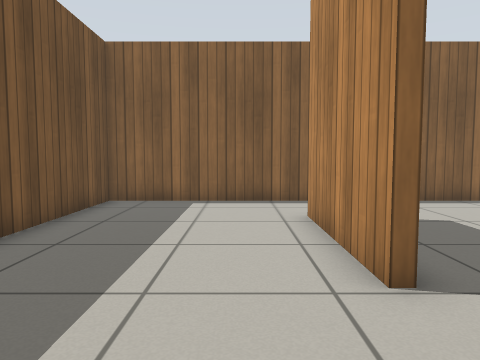
View 1 (above)

15 first-person views from a walk through a world built for the Gazebo simulator. The camera is 0.72 m above the floor, tilts 4° down and sees 70° across. The floor is counted in squares, 0.5 m on a side. Each view is taken from the middle of a square. On the plan, view 1 faces up. The plan holds only what a view shows up to about 15 squares ahead; the rest is blank. Robots are left out. Gazebo's built-in surfaces are drawn with simple patterns.

View 2
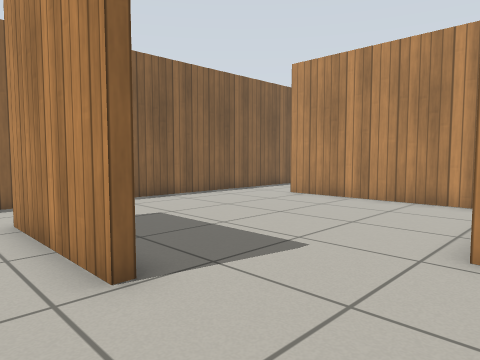

View 3
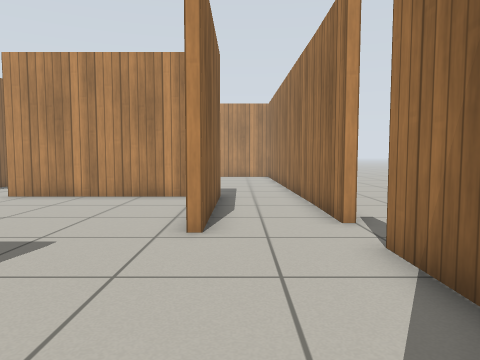

View 4
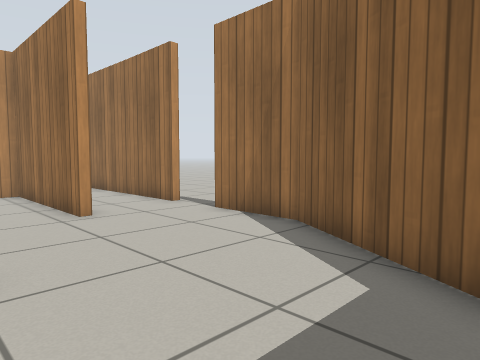

View 5
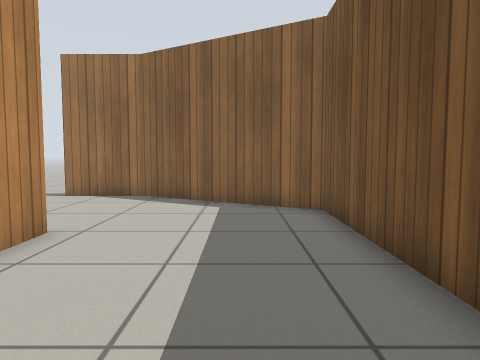

View 6
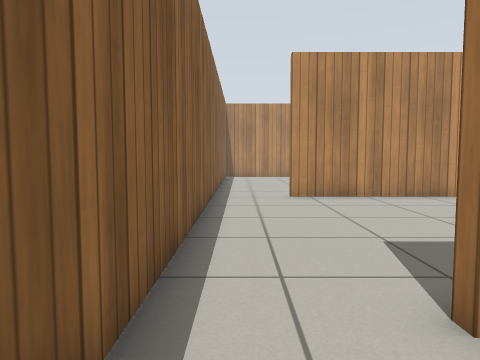

View 7
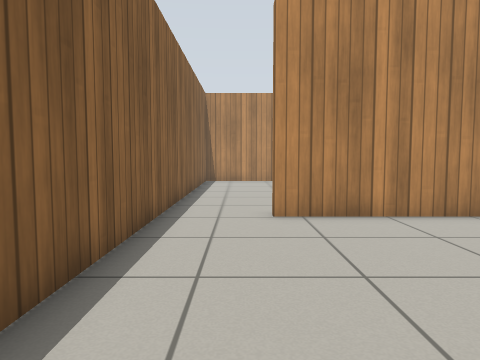

View 8
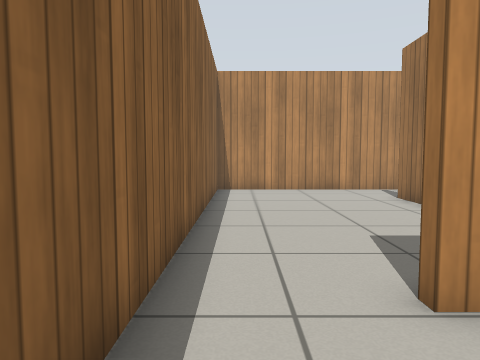

View 9
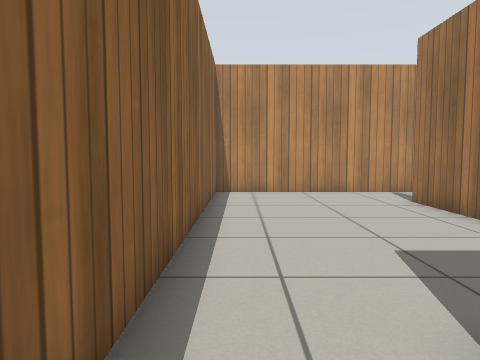

View 10
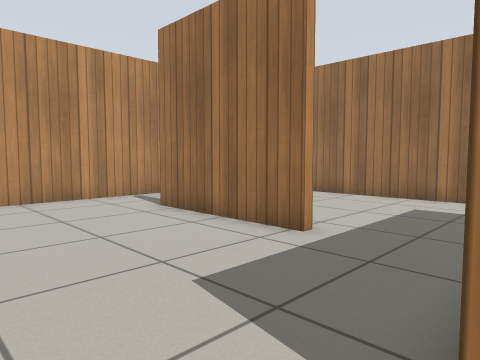

View 11
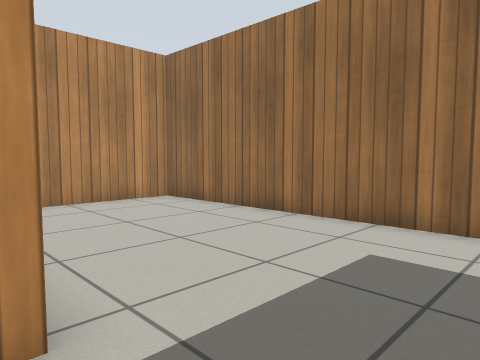

View 12
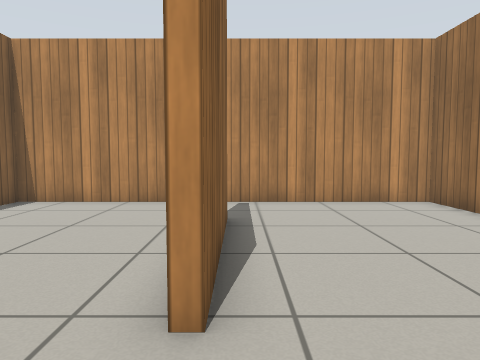

View 13
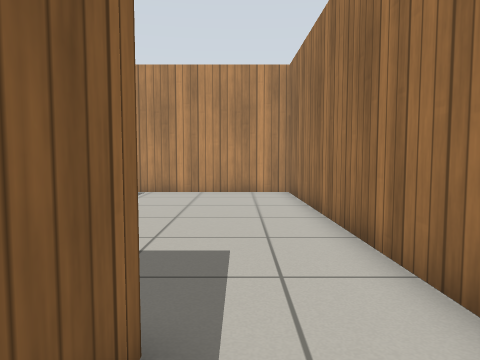

View 14
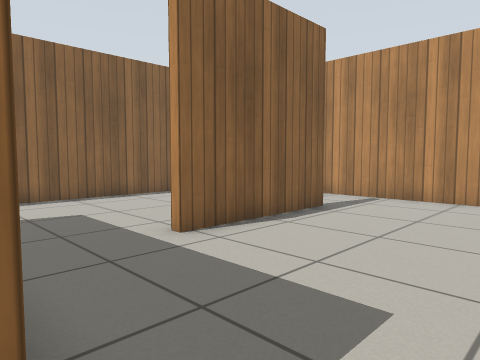

View 15
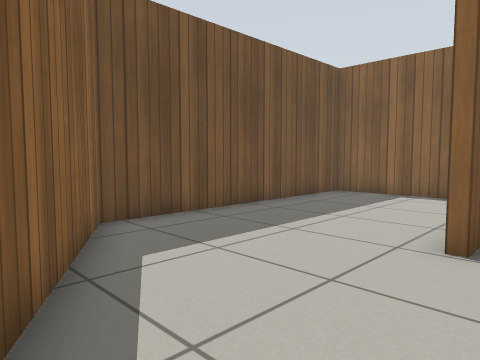

### Floor plan
Points are (right, up) in squares from view 1. A wall is a line through its corners. A room is listed if a view was taken in it or the views show most of it. See-through windows are left out.
Room 1 (views 1, 2, 3, 4, 5, 6, 7, 8, 9, 10, 15)
walls: (1.9, 4.4) (1.9, 3.6) (1.6, 3.6) (1.6, 8.2) (2, 8.2); (5.4, 0.7) (5.4, 1) (11.1, 1) (11.1, 8.3); (11.5, 11) (-4.2, 11) (-4.2, 1) (1.6, -2.3) (4.3, -2.3)
ways out: opening at (11, 9.5) to room 2; opening at (5.5, -0.5) to room 3
Room 2 (view 11)
walls: (14.6, 4.6) (19.8, 4.6); (22.7, 4.6) (22.7, 11) (11.5, 11)
ways out: opening at (11, 9.5) to room 1; opening at (13, 4) to room 3; opening at (21, 4) to room 3
Room 3 (views 12, 13, 14)
walls: (11.4, 0.7) (5.4, 0.7); (19.8, 4.3) (14.6, 4.3); (6.2, -2.2) (22.7, -1.9) (22.7, 4.6)
ways out: opening at (5.5, -0.5) to room 1; opening at (13, 4) to room 2; opening at (21, 4) to room 2; opening at (5.5, -2)

Positions as (right, up) in squares from view 1, and headings:
1: (0, 0), facing up
2: (0, 0), facing up-right
3: (-1, 0), facing right
4: (-3, 4), facing down-right
5: (-2, 10), facing down
6: (-1, 10), facing right
7: (3, 9), facing right
8: (8, 10), facing right
9: (9, 10), facing right
10: (11, 10), facing down-right
11: (12, 5), facing down-right
12: (12, 4), facing right
13: (9, 0), facing right
14: (11, -1), facing up-right
15: (3, -2), facing up-left
